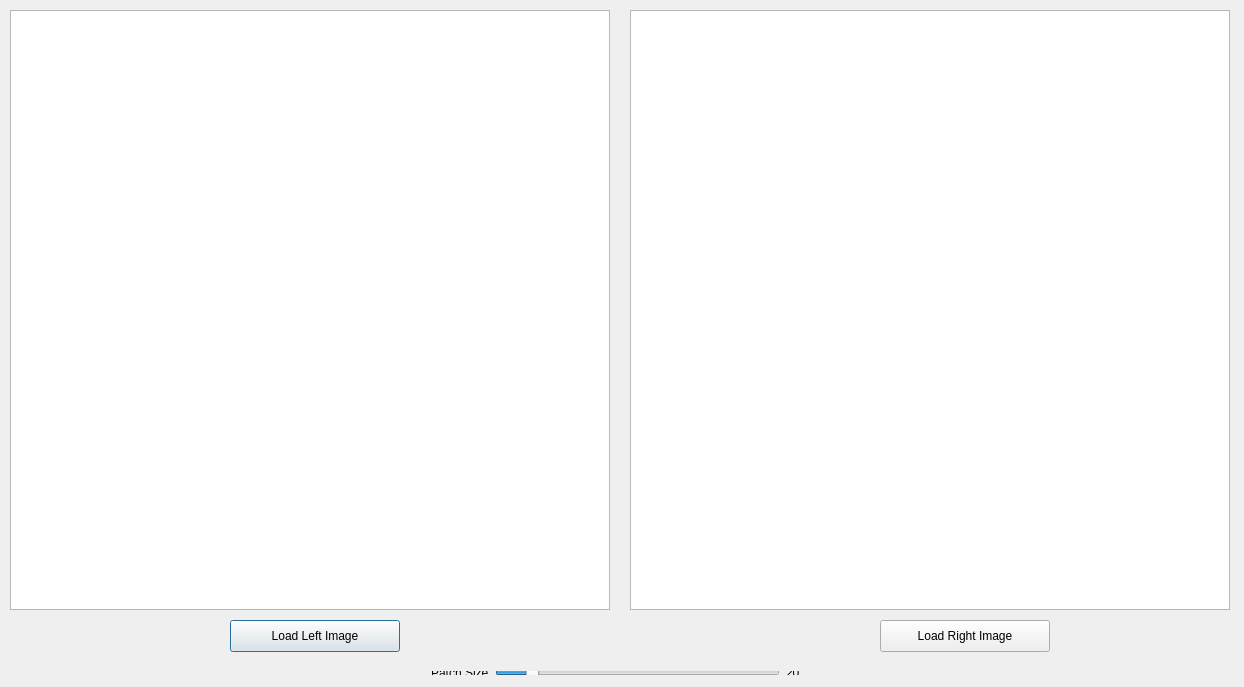
<?xml version="1.0" encoding="UTF-8"?>
<ui version="4.0">
 <class>TemplateMatching</class>
 <widget class="QDialog" name="TemplateMatching">
  <property name="geometry">
   <rect>
    <x>0</x>
    <y>0</y>
    <width>1244</width>
    <height>687</height>
   </rect>
  </property>
  <property name="windowTitle">
   <string>Template Matching</string>
  </property>
  <widget class="QGraphicsView" name="graphicsViewLeftImage">
   <property name="geometry">
    <rect>
     <x>10</x>
     <y>10</y>
     <width>600</width>
     <height>600</height>
    </rect>
   </property>
  </widget>
  <widget class="QGraphicsView" name="graphicsViewRightImage">
   <property name="geometry">
    <rect>
     <x>630</x>
     <y>10</y>
     <width>600</width>
     <height>600</height>
    </rect>
   </property>
  </widget>
  <widget class="QPushButton" name="pushButtonLeftImage">
   <property name="geometry">
    <rect>
     <x>230</x>
     <y>620</y>
     <width>170</width>
     <height>32</height>
    </rect>
   </property>
   <property name="text">
    <string>Load Left Image</string>
   </property>
  </widget>
  <widget class="QPushButton" name="pushButtonRightImage">
   <property name="geometry">
    <rect>
     <x>880</x>
     <y>620</y>
     <width>170</width>
     <height>32</height>
    </rect>
   </property>
   <property name="text">
    <string>Load Right Image</string>
   </property>
  </widget>
  <widget class="QWidget" name="layoutWidget">
   <property name="geometry">
    <rect>
     <x>420</x>
     <y>660</y>
     <width>391</width>
     <height>26</height>
    </rect>
   </property>
   <layout class="QHBoxLayout" name="horizontalLayout_2">
    <item>
     <widget class="QLabel" name="labelPatchSizeText">
      <property name="text">
       <string>Patch Size</string>
      </property>
     </widget>
    </item>
    <item>
     <layout class="QHBoxLayout" name="horizontalLayout">
      <item>
       <widget class="QSlider" name="horizontalSliderPatchSize">
        <property name="minimum">
         <number>10</number>
        </property>
        <property name="value">
         <number>20</number>
        </property>
        <property name="orientation">
         <enum>Qt::Horizontal</enum>
        </property>
       </widget>
      </item>
      <item>
       <widget class="QLabel" name="labelPatchSize">
        <property name="text">
         <string>20</string>
        </property>
       </widget>
      </item>
     </layout>
    </item>
   </layout>
  </widget>
  <zorder>layoutWidget</zorder>
  <zorder>graphicsViewLeftImage</zorder>
  <zorder>graphicsViewRightImage</zorder>
  <zorder>pushButtonLeftImage</zorder>
  <zorder>pushButtonRightImage</zorder>
 </widget>
 <layoutdefault spacing="6" margin="11"/>
 <resources/>
 <connections/>
</ui>
